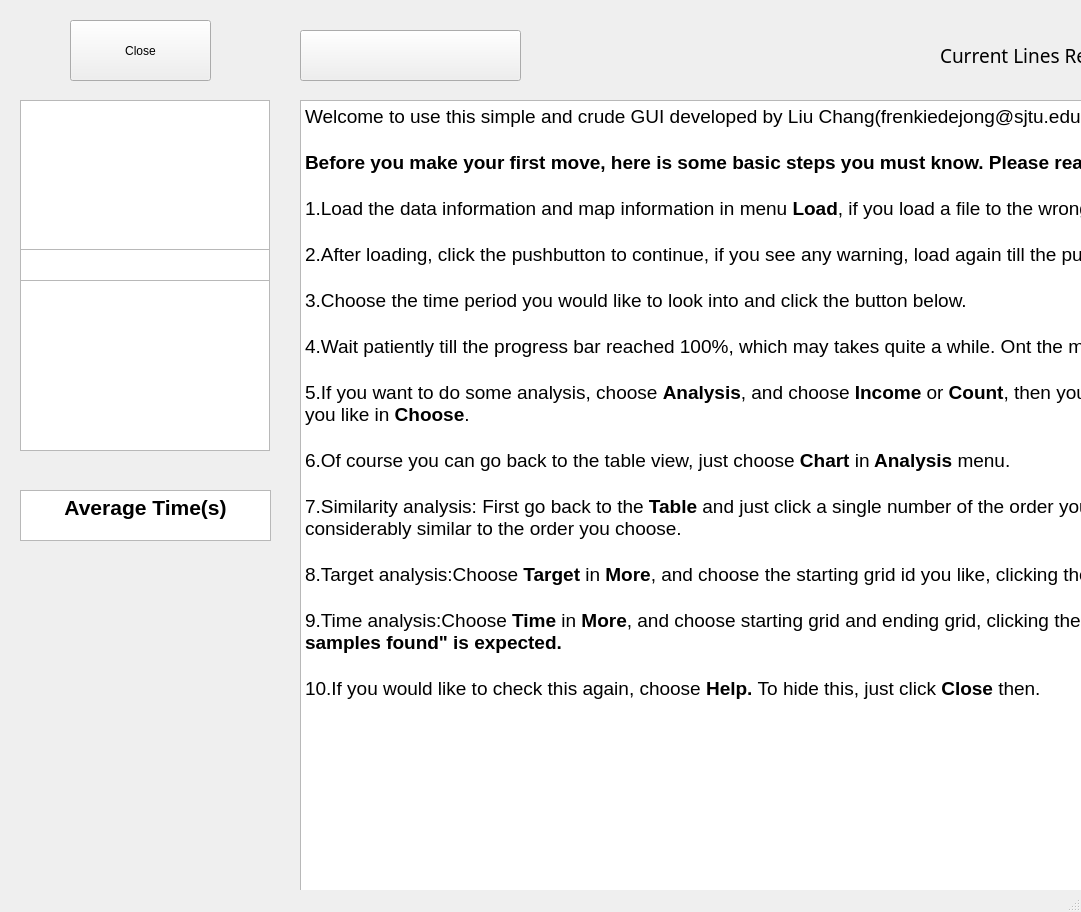
<?xml version="1.0" encoding="UTF-8"?>
<ui version="4.0">
 <class>MainWindow</class>
 <widget class="QMainWindow" name="MainWindow">
  <property name="geometry">
   <rect>
    <x>0</x>
    <y>0</y>
    <width>1081</width>
    <height>912</height>
   </rect>
  </property>
  <property name="windowTitle">
   <string>MainWindow</string>
  </property>
  <property name="autoFillBackground">
   <bool>true</bool>
  </property>
  <widget class="QWidget" name="centralwidget">
   <widget class="QChartView" name="GraphWidget" native="true">
    <property name="geometry">
     <rect>
      <x>300</x>
      <y>100</y>
      <width>1600</width>
      <height>850</height>
     </rect>
    </property>
    <property name="minimumSize">
     <size>
      <width>0</width>
      <height>0</height>
     </size>
    </property>
    <property name="baseSize">
     <size>
      <width>100</width>
      <height>100</height>
     </size>
    </property>
    <property name="autoFillBackground">
     <bool>true</bool>
    </property>
   </widget>
   <widget class="QTableWidget" name="TableWidget">
    <property name="geometry">
     <rect>
      <x>300</x>
      <y>100</y>
      <width>1600</width>
      <height>850</height>
     </rect>
    </property>
   </widget>
   <widget class="QListWidget" name="BoxWidget">
    <property name="geometry">
     <rect>
      <x>20</x>
      <y>100</y>
      <width>250</width>
      <height>351</height>
     </rect>
    </property>
   </widget>
   <widget class="QListWidget" name="ChooseWidget">
    <property name="geometry">
     <rect>
      <x>20</x>
      <y>100</y>
      <width>250</width>
      <height>150</height>
     </rect>
    </property>
   </widget>
   <widget class="QLabel" name="Lines">
    <property name="geometry">
     <rect>
      <x>1200</x>
      <y>30</y>
      <width>150</width>
      <height>50</height>
     </rect>
    </property>
    <property name="font">
     <font>
      <family>Adobe Heiti Std</family>
      <pointsize>12</pointsize>
     </font>
    </property>
    <property name="text">
     <string/>
    </property>
   </widget>
   <widget class="QProgressBar" name="myProgress">
    <property name="geometry">
     <rect>
      <x>1350</x>
      <y>40</y>
      <width>250</width>
      <height>35</height>
     </rect>
    </property>
    <property name="value">
     <number>24</number>
    </property>
   </widget>
   <widget class="QPushButton" name="FinishLoad">
    <property name="geometry">
     <rect>
      <x>300</x>
      <y>30</y>
      <width>221</width>
      <height>51</height>
     </rect>
    </property>
    <property name="font">
     <font>
      <family>Adobe Heiti Std</family>
      <pointsize>14</pointsize>
     </font>
    </property>
    <property name="text">
     <string/>
    </property>
   </widget>
   <widget class="QListWidget" name="RangeWidget">
    <property name="geometry">
     <rect>
      <x>20</x>
      <y>100</y>
      <width>250</width>
      <height>150</height>
     </rect>
    </property>
   </widget>
   <widget class="QLabel" name="Total">
    <property name="geometry">
     <rect>
      <x>790</x>
      <y>30</y>
      <width>130</width>
      <height>50</height>
     </rect>
    </property>
    <property name="font">
     <font>
      <family>Adobe Heiti Std</family>
      <pointsize>12</pointsize>
     </font>
    </property>
    <property name="text">
     <string/>
    </property>
   </widget>
   <widget class="QLabel" name="Explain">
    <property name="geometry">
     <rect>
      <x>540</x>
      <y>30</y>
      <width>250</width>
      <height>50</height>
     </rect>
    </property>
    <property name="font">
     <font>
      <family>Adobe Heiti Std</family>
      <pointsize>14</pointsize>
     </font>
    </property>
    <property name="text">
     <string/>
    </property>
   </widget>
   <widget class="QLabel" name="Time">
    <property name="geometry">
     <rect>
      <x>20</x>
      <y>540</y>
      <width>251</width>
      <height>51</height>
     </rect>
    </property>
    <property name="font">
     <font>
      <family>Adobe Heiti Std</family>
      <pointsize>12</pointsize>
     </font>
    </property>
    <property name="text">
     <string/>
    </property>
   </widget>
   <widget class="QTextBrowser" name="Help">
    <property name="enabled">
     <bool>true</bool>
    </property>
    <property name="geometry">
     <rect>
      <x>300</x>
      <y>100</y>
      <width>1600</width>
      <height>850</height>
     </rect>
    </property>
    <property name="html">
     <string>&lt;!DOCTYPE HTML PUBLIC &quot;-//W3C//DTD HTML 4.0//EN&quot; &quot;http://www.w3.org/TR/REC-html40/strict.dtd&quot;&gt;
&lt;html&gt;&lt;head&gt;&lt;meta name=&quot;qrichtext&quot; content=&quot;1&quot; /&gt;&lt;style type=&quot;text/css&quot;&gt;
p, li { white-space: pre-wrap; }
&lt;/style&gt;&lt;/head&gt;&lt;body style=&quot; font-family:'SimSun'; font-size:9pt; font-weight:400; font-style:normal;&quot;&gt;
&lt;p style=&quot; margin-top:0px; margin-bottom:0px; margin-left:0px; margin-right:0px; -qt-block-indent:0; text-indent:0px;&quot;&gt;&lt;span style=&quot; font-size:14pt;&quot;&gt;Welcome to use this simple and crude GUI developed by Liu Chang(frenkiedejong@sjtu.edu.cn), have fun!&lt;/span&gt;&lt;/p&gt;
&lt;p style=&quot;-qt-paragraph-type:empty; margin-top:0px; margin-bottom:0px; margin-left:0px; margin-right:0px; -qt-block-indent:0; text-indent:0px; font-size:14pt;&quot;&gt;&lt;br /&gt;&lt;/p&gt;
&lt;p style=&quot; margin-top:0px; margin-bottom:0px; margin-left:0px; margin-right:0px; -qt-block-indent:0; text-indent:0px;&quot;&gt;&lt;span style=&quot; font-size:14pt; font-weight:600;&quot;&gt;Before you make your first move, here is some basic steps you must know. Please read this document carefully:&lt;/span&gt;&lt;/p&gt;
&lt;p style=&quot;-qt-paragraph-type:empty; margin-top:0px; margin-bottom:0px; margin-left:0px; margin-right:0px; -qt-block-indent:0; text-indent:0px; font-size:14pt;&quot;&gt;&lt;br /&gt;&lt;/p&gt;
&lt;p style=&quot; margin-top:0px; margin-bottom:0px; margin-left:0px; margin-right:0px; -qt-block-indent:0; text-indent:0px;&quot;&gt;&lt;span style=&quot; font-size:14pt;&quot;&gt;1.Load the data information and map information in menu &lt;/span&gt;&lt;span style=&quot; font-size:14pt; font-weight:600;&quot;&gt;Load&lt;/span&gt;&lt;span style=&quot; font-size:14pt;&quot;&gt;, if you load a file to the wrong place, a warning window will appear and you should load again. &lt;/span&gt;&lt;/p&gt;
&lt;p style=&quot;-qt-paragraph-type:empty; margin-top:0px; margin-bottom:0px; margin-left:0px; margin-right:0px; -qt-block-indent:0; text-indent:0px; font-size:14pt;&quot;&gt;&lt;br /&gt;&lt;/p&gt;
&lt;p style=&quot; margin-top:0px; margin-bottom:0px; margin-left:0px; margin-right:0px; -qt-block-indent:0; text-indent:0px;&quot;&gt;&lt;span style=&quot; font-size:14pt;&quot;&gt;2.After loading, click the pushbutton to continue, if you see any warning, load again till the pushbutton disappears after clicking it.&lt;/span&gt;&lt;/p&gt;
&lt;p style=&quot;-qt-paragraph-type:empty; margin-top:0px; margin-bottom:0px; margin-left:0px; margin-right:0px; -qt-block-indent:0; text-indent:0px; font-size:14pt;&quot;&gt;&lt;br /&gt;&lt;/p&gt;
&lt;p style=&quot; margin-top:0px; margin-bottom:0px; margin-left:0px; margin-right:0px; -qt-block-indent:0; text-indent:0px;&quot;&gt;&lt;span style=&quot; font-size:14pt;&quot;&gt;3.Choose the time period you would like to look into and click the button below.&lt;/span&gt;&lt;/p&gt;
&lt;p style=&quot;-qt-paragraph-type:empty; margin-top:0px; margin-bottom:0px; margin-left:0px; margin-right:0px; -qt-block-indent:0; text-indent:0px; font-size:14pt;&quot;&gt;&lt;br /&gt;&lt;/p&gt;
&lt;p style=&quot; margin-top:0px; margin-bottom:0px; margin-left:0px; margin-right:0px; -qt-block-indent:0; text-indent:0px;&quot;&gt;&lt;span style=&quot; font-size:14pt;&quot;&gt;4.Wait patiently till the progress bar reached 100%, which may takes quite a while. Ont the meanwhile, you can take a look at the data you load in the tablewidget.&lt;/span&gt;&lt;/p&gt;
&lt;p style=&quot;-qt-paragraph-type:empty; margin-top:0px; margin-bottom:0px; margin-left:0px; margin-right:0px; -qt-block-indent:0; text-indent:0px; font-size:14pt;&quot;&gt;&lt;br /&gt;&lt;/p&gt;
&lt;p style=&quot; margin-top:0px; margin-bottom:0px; margin-left:0px; margin-right:0px; -qt-block-indent:0; text-indent:0px;&quot;&gt;&lt;span style=&quot; font-size:14pt;&quot;&gt;5.If you want to do some analysis, choose &lt;/span&gt;&lt;span style=&quot; font-size:14pt; font-weight:600;&quot;&gt;Analysis&lt;/span&gt;&lt;span style=&quot; font-size:14pt;&quot;&gt;, and choose &lt;/span&gt;&lt;span style=&quot; font-size:14pt; font-weight:600;&quot;&gt;Income&lt;/span&gt;&lt;span style=&quot; font-size:14pt;&quot;&gt; or &lt;/span&gt;&lt;span style=&quot; font-size:14pt; font-weight:600;&quot;&gt;Count&lt;/span&gt;&lt;span style=&quot; font-size:14pt;&quot;&gt;, then you will see a line graph(default) and a total number. Variable styles are provided, choose the style you like in &lt;/span&gt;&lt;span style=&quot; font-size:14pt; font-weight:600;&quot;&gt;Choose&lt;/span&gt;&lt;span style=&quot; font-size:14pt;&quot;&gt;.&lt;/span&gt;&lt;/p&gt;
&lt;p style=&quot;-qt-paragraph-type:empty; margin-top:0px; margin-bottom:0px; margin-left:0px; margin-right:0px; -qt-block-indent:0; text-indent:0px; font-size:14pt;&quot;&gt;&lt;br /&gt;&lt;/p&gt;
&lt;p style=&quot; margin-top:0px; margin-bottom:0px; margin-left:0px; margin-right:0px; -qt-block-indent:0; text-indent:0px;&quot;&gt;&lt;span style=&quot; font-size:14pt;&quot;&gt;6.Of course you can go back to the table view, just choose &lt;/span&gt;&lt;span style=&quot; font-size:14pt; font-weight:600;&quot;&gt;Chart&lt;/span&gt;&lt;span style=&quot; font-size:14pt;&quot;&gt; in&lt;/span&gt;&lt;span style=&quot; font-size:14pt; font-weight:600;&quot;&gt; Analysis&lt;/span&gt;&lt;span style=&quot; font-size:14pt;&quot;&gt; menu.&lt;/span&gt;&lt;/p&gt;
&lt;p style=&quot;-qt-paragraph-type:empty; margin-top:0px; margin-bottom:0px; margin-left:0px; margin-right:0px; -qt-block-indent:0; text-indent:0px; font-size:14pt;&quot;&gt;&lt;br /&gt;&lt;/p&gt;
&lt;p style=&quot; margin-top:0px; margin-bottom:0px; margin-left:0px; margin-right:0px; -qt-block-indent:0; text-indent:0px;&quot;&gt;&lt;span style=&quot; font-size:14pt;&quot;&gt;7.Similarity analysis: First go back to the &lt;/span&gt;&lt;span style=&quot; font-size:14pt; font-weight:600;&quot;&gt;Table&lt;/span&gt;&lt;span style=&quot; font-size:14pt;&quot;&gt; and just click a single number of the order you are interested in. Choose &lt;/span&gt;&lt;span style=&quot; font-size:14pt; font-weight:600;&quot;&gt;Similar&lt;/span&gt;&lt;span style=&quot; font-size:14pt;&quot;&gt; in&lt;/span&gt;&lt;span style=&quot; font-size:14pt; font-weight:600;&quot;&gt; More&lt;/span&gt;&lt;span style=&quot; font-size:14pt;&quot;&gt; menu, and you will see a list or orders that is considerably similar to the order you choose.&lt;/span&gt;&lt;/p&gt;
&lt;p style=&quot;-qt-paragraph-type:empty; margin-top:0px; margin-bottom:0px; margin-left:0px; margin-right:0px; -qt-block-indent:0; text-indent:0px; font-size:14pt;&quot;&gt;&lt;br /&gt;&lt;/p&gt;
&lt;p style=&quot; margin-top:0px; margin-bottom:0px; margin-left:0px; margin-right:0px; -qt-block-indent:0; text-indent:0px;&quot;&gt;&lt;span style=&quot; font-size:14pt;&quot;&gt;8.Target analysis:Choose &lt;/span&gt;&lt;span style=&quot; font-size:14pt; font-weight:600;&quot;&gt;Target&lt;/span&gt;&lt;span style=&quot; font-size:14pt;&quot;&gt; in&lt;/span&gt;&lt;span style=&quot; font-size:14pt; font-weight:600;&quot;&gt; More&lt;/span&gt;&lt;span style=&quot; font-size:14pt;&quot;&gt;, and choose the starting grid id you like, clicking the pushbutton and you will see a graph showing potential targets.&lt;/span&gt;&lt;/p&gt;
&lt;p style=&quot;-qt-paragraph-type:empty; margin-top:0px; margin-bottom:0px; margin-left:0px; margin-right:0px; -qt-block-indent:0; text-indent:0px; font-size:14pt;&quot;&gt;&lt;br /&gt;&lt;/p&gt;
&lt;p style=&quot; margin-top:0px; margin-bottom:0px; margin-left:0px; margin-right:0px; -qt-block-indent:0; text-indent:0px;&quot;&gt;&lt;span style=&quot; font-size:14pt;&quot;&gt;9.Time analysis:Choose &lt;/span&gt;&lt;span style=&quot; font-size:14pt; font-weight:600;&quot;&gt;Time&lt;/span&gt;&lt;span style=&quot; font-size:14pt;&quot;&gt; in&lt;/span&gt;&lt;span style=&quot; font-size:14pt; font-weight:600;&quot;&gt; More&lt;/span&gt;&lt;span style=&quot; font-size:14pt;&quot;&gt;, and choose starting grid and ending grid, clicking the pushbutton and you will see the average time on the time. &lt;/span&gt;&lt;span style=&quot; font-size:14pt; font-weight:600;&quot;&gt;If there is no enough data, &amp;quot;no samples found&amp;quot; is expected.&lt;/span&gt;&lt;/p&gt;
&lt;p style=&quot;-qt-paragraph-type:empty; margin-top:0px; margin-bottom:0px; margin-left:0px; margin-right:0px; -qt-block-indent:0; text-indent:0px; font-size:14pt;&quot;&gt;&lt;br /&gt;&lt;/p&gt;
&lt;p style=&quot; margin-top:0px; margin-bottom:0px; margin-left:0px; margin-right:0px; -qt-block-indent:0; text-indent:0px;&quot;&gt;&lt;span style=&quot; font-size:14pt;&quot;&gt;10.If you would like to check this again, choose &lt;/span&gt;&lt;span style=&quot; font-size:14pt; font-weight:600;&quot;&gt;Help. &lt;/span&gt;&lt;span style=&quot; font-size:14pt;&quot;&gt;To hide this, just click &lt;/span&gt;&lt;span style=&quot; font-size:14pt; font-weight:600;&quot;&gt;Close&lt;/span&gt;&lt;span style=&quot; font-size:14pt;&quot;&gt; then.&lt;/span&gt;&lt;/p&gt;&lt;/body&gt;&lt;/html&gt;</string>
    </property>
   </widget>
   <widget class="QListWidget" name="InputWidget">
    <property name="geometry">
     <rect>
      <x>20</x>
      <y>280</y>
      <width>250</width>
      <height>171</height>
     </rect>
    </property>
   </widget>
   <widget class="QTextBrowser" name="Avg_time">
    <property name="geometry">
     <rect>
      <x>20</x>
      <y>490</y>
      <width>251</width>
      <height>51</height>
     </rect>
    </property>
    <property name="html">
     <string>&lt;!DOCTYPE HTML PUBLIC &quot;-//W3C//DTD HTML 4.0//EN&quot; &quot;http://www.w3.org/TR/REC-html40/strict.dtd&quot;&gt;
&lt;html&gt;&lt;head&gt;&lt;meta name=&quot;qrichtext&quot; content=&quot;1&quot; /&gt;&lt;style type=&quot;text/css&quot;&gt;
p, li { white-space: pre-wrap; }
&lt;/style&gt;&lt;/head&gt;&lt;body style=&quot; font-family:'SimSun'; font-size:9pt; font-weight:400; font-style:normal;&quot;&gt;
&lt;p align=&quot;center&quot; style=&quot; margin-top:0px; margin-bottom:0px; margin-left:0px; margin-right:0px; -qt-block-indent:0; text-indent:0px;&quot;&gt;&lt;span style=&quot; font-size:16pt; font-weight:600;&quot;&gt;Average Time(s)&lt;/span&gt;&lt;/p&gt;&lt;/body&gt;&lt;/html&gt;</string>
    </property>
   </widget>
   <widget class="QLabel" name="Explain_two">
    <property name="geometry">
     <rect>
      <x>940</x>
      <y>30</y>
      <width>250</width>
      <height>50</height>
     </rect>
    </property>
    <property name="font">
     <font>
      <family>Adobe Heiti Std</family>
      <pointsize>14</pointsize>
     </font>
    </property>
    <property name="text">
     <string>Current Lines Read:</string>
    </property>
   </widget>
   <widget class="QPushButton" name="Close">
    <property name="geometry">
     <rect>
      <x>70</x>
      <y>20</y>
      <width>141</width>
      <height>61</height>
     </rect>
    </property>
    <property name="text">
     <string>Close</string>
    </property>
   </widget>
  </widget>
  <widget class="QStatusBar" name="statusbar"/>
  <widget class="QMenuBar" name="menubar">
   <property name="geometry">
    <rect>
     <x>0</x>
     <y>0</y>
     <width>1081</width>
     <height>25</height>
    </rect>
   </property>
  </widget>
 </widget>
 <customwidgets>
  <customwidget>
   <class>QChartView</class>
   <extends>QWidget</extends>
   <header>qchartview.h</header>
   <container>1</container>
  </customwidget>
 </customwidgets>
 <resources/>
 <connections/>
</ui>
